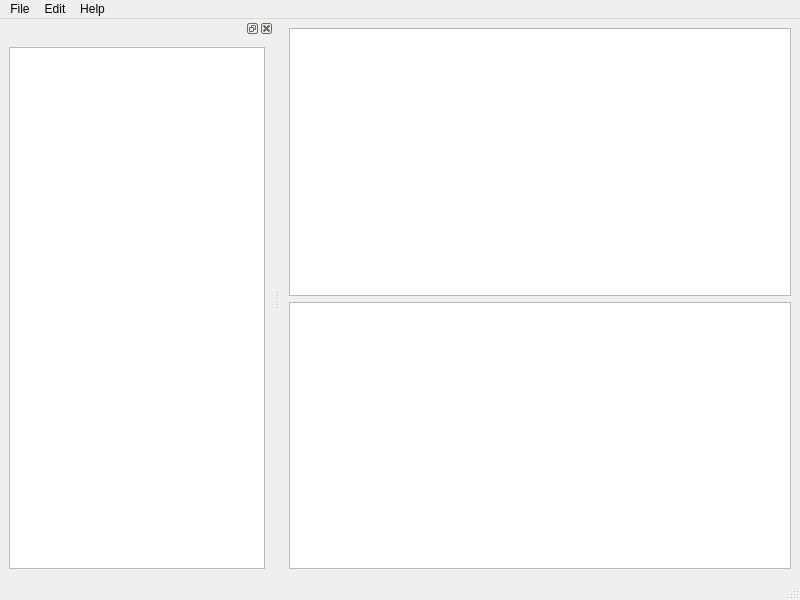
<?xml version="1.0" encoding="UTF-8"?>
<ui version="4.0">
 <class>MainWindow</class>
 <widget class="QMainWindow" name="MainWindow">
  <property name="geometry">
   <rect>
    <x>0</x>
    <y>0</y>
    <width>800</width>
    <height>600</height>
   </rect>
  </property>
  <property name="windowTitle">
   <string>MainWindow</string>
  </property>
  <widget class="QWidget" name="centralwidget">
   <layout class="QVBoxLayout" name="verticalLayout_2">
    <item>
     <widget class="QTextEdit" name="textEdit1"/>
    </item>
    <item>
     <widget class="QTextEdit" name="textEdit2"/>
    </item>
   </layout>
  </widget>
  <widget class="QMenuBar" name="menubar">
   <property name="geometry">
    <rect>
     <x>0</x>
     <y>0</y>
     <width>800</width>
     <height>22</height>
    </rect>
   </property>
   <widget class="QMenu" name="menuFile">
    <property name="title">
     <string>File</string>
    </property>
    <addaction name="actionNew"/>
    <addaction name="actionOpen"/>
    <addaction name="actionSave"/>
    <addaction name="actionSave_As"/>
    <addaction name="separator"/>
    <addaction name="actionPrint"/>
    <addaction name="separator"/>
    <addaction name="actionExit"/>
   </widget>
   <widget class="QMenu" name="menuEdit">
    <property name="title">
     <string>Edit</string>
    </property>
    <addaction name="actionCut"/>
    <addaction name="actionCopy"/>
    <addaction name="actionPaste"/>
    <addaction name="separator"/>
    <addaction name="actionFind"/>
    <addaction name="actionFind_and_Replace"/>
    <addaction name="separator"/>
    <addaction name="actionPreferences"/>
   </widget>
   <widget class="QMenu" name="menuHelp">
    <property name="title">
     <string>Help</string>
    </property>
    <addaction name="actionContents"/>
    <addaction name="actionAbout"/>
   </widget>
   <addaction name="menuFile"/>
   <addaction name="menuEdit"/>
   <addaction name="menuHelp"/>
  </widget>
  <widget class="QStatusBar" name="statusbar"/>
  <widget class="QDockWidget" name="dockWidget">
   <attribute name="dockWidgetArea">
    <number>1</number>
   </attribute>
   <widget class="QWidget" name="dockWidgetContents">
    <layout class="QVBoxLayout" name="verticalLayout">
     <item>
      <widget class="QTreeView" name="treeView"/>
     </item>
    </layout>
   </widget>
  </widget>
  <action name="actionNew">
   <property name="text">
    <string>New</string>
   </property>
  </action>
  <action name="actionOpen">
   <property name="text">
    <string>Open</string>
   </property>
  </action>
  <action name="actionSave">
   <property name="text">
    <string>Save</string>
   </property>
  </action>
  <action name="actionSave_As">
   <property name="text">
    <string>Save As</string>
   </property>
  </action>
  <action name="actionPrint">
   <property name="text">
    <string>Print</string>
   </property>
  </action>
  <action name="actionExit">
   <property name="text">
    <string>Exit</string>
   </property>
  </action>
  <action name="actionCut">
   <property name="text">
    <string>Cut</string>
   </property>
  </action>
  <action name="actionCopy">
   <property name="text">
    <string>Copy</string>
   </property>
  </action>
  <action name="actionPaste">
   <property name="text">
    <string>Paste</string>
   </property>
  </action>
  <action name="actionFind">
   <property name="text">
    <string>Find</string>
   </property>
  </action>
  <action name="actionFind_and_Replace">
   <property name="text">
    <string>Find and Replace</string>
   </property>
  </action>
  <action name="actionContents">
   <property name="text">
    <string>Contents</string>
   </property>
  </action>
  <action name="actionAbout">
   <property name="text">
    <string>About</string>
   </property>
  </action>
  <action name="actionPreferences">
   <property name="text">
    <string>Preferences</string>
   </property>
  </action>
 </widget>
 <resources/>
 <connections/>
</ui>
